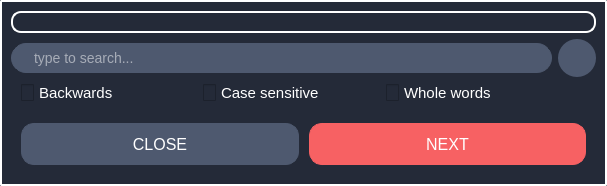
<?xml version="1.0" encoding="UTF-8"?>
<ui version="4.0">
 <class>Find</class>
 <widget class="QWidget" name="Find">
  <property name="geometry">
   <rect>
    <x>0</x>
    <y>0</y>
    <width>607</width>
    <height>184</height>
   </rect>
  </property>
  <property name="windowTitle">
   <string>Find</string>
  </property>
  <property name="windowOpacity">
   <double>1.000000000000000</double>
  </property>
  <property name="styleSheet">
   <string notr="true">QWidget{
	background: #242A38;
	border: 2px solid white;
	border-radius: 2px;
}</string>
  </property>
  <layout class="QGridLayout" name="gridLayout">
   <item row="5" column="0">
    <widget class="QCheckBox" name="cb_backwards">
     <property name="styleSheet">
      <string notr="true">QCheckBox {
    spacing: 5px;
	font-size: 11pt;
	color:white;
	margin-bottom: 0px;
	margin-left: 10px;
	border: none;
}

QCheckBox::indicator {
    width: 13px;
	height: 17px;
}

QCheckBox::indicator:unchecked {
    image: url(:/res/checkbox.png);
}

QCheckBox::indicator:checked {
    image: url(:/res/checkbox_checked.png);
}

QCheckBox:focus {
   border: none;
   outline: none;
}
</string>
     </property>
     <property name="text">
      <string>Backwards</string>
     </property>
    </widget>
   </item>
   <item row="2" column="0" colspan="4">
    <widget class="QLabel" name="label_matches">
     <property name="enabled">
      <bool>true</bool>
     </property>
     <property name="maximumSize">
      <size>
       <width>16777215</width>
       <height>27</height>
      </size>
     </property>
     <property name="styleSheet">
      <string notr="true">color: white;
font-size: 16px;
qproperty-alignment: 'AlignHCenter|AlignVLeft';
qproperty-wordWrap: true;
border-radius: 10px;</string>
     </property>
     <property name="text">
      <string/>
     </property>
     <property name="margin">
      <number>0</number>
     </property>
     <property name="indent">
      <number>10</number>
     </property>
    </widget>
   </item>
   <item row="8" column="0" colspan="4">
    <layout class="QHBoxLayout" name="buttons">
     <property name="spacing">
      <number>10</number>
     </property>
     <property name="leftMargin">
      <number>10</number>
     </property>
     <property name="rightMargin">
      <number>10</number>
     </property>
     <item>
      <widget class="QPushButton" name="btn_close">
       <property name="cursor">
        <cursorShape>PointingHandCursor</cursorShape>
       </property>
       <property name="styleSheet">
        <string notr="true">QPushButton {
    background: #4E596F;
    border-width: 1px;
    border-radius: 13px;
    border-color: #4E596F;
    font: 12pt;
    color: white;
    padding: 10px;
	margin-left: 0px;
	margin-right: 0px;
	margin-top: 15px;
	margin-bottom: 10px;
	min-height: 20px;
}

QPushButton:hover {
background: qradialgradient(cx:0.3, cy:0.5, radius: 5.5,
              fx:0.5, fy:0.5, stop:0 #4E596F, stop:1 white);
}

QPushButton:pressed {
border-style: inset;
background: qradialgradient(cx:0.7, cy:0.5, radius: 5.5,
              fx:0.5, fy:0.5, stop:0 #4E596F, stop:1 black);
}

QPushButton:focus {
   border: none;
   outline: none;
}</string>
       </property>
       <property name="text">
        <string>CLOSE</string>
       </property>
      </widget>
     </item>
     <item>
      <widget class="QPushButton" name="btn_next">
       <property name="cursor">
        <cursorShape>PointingHandCursor</cursorShape>
       </property>
       <property name="styleSheet">
        <string notr="true">QPushButton {
	background: #f76163;
    border-width: 1px;
    border-radius: 13px;
    border-color: #f76163;
    font: 12pt;
    color: white;
    padding: 10px;
	margin-left: 0px;
	margin-right: 0px;
	margin-top: 15px;
	margin-bottom: 10px;
	min-height: 20px;
}

QPushButton:hover {
background: qradialgradient(cx:0.3, cy:0.5, radius: 5.5,
              fx:0.5, fy:0.5, stop:0 #f65964, stop:1 white);
}

QPushButton:pressed {
background: qradialgradient(cx:0.7, cy:0.5, radius: 5.5,
              fx:0.5, fy:0.5, stop:0 #f65964, stop:1 black);
}

QPushButton:focus {
   border: none;
   outline: none;
}</string>
       </property>
       <property name="text">
        <string>NEXT</string>
       </property>
      </widget>
     </item>
    </layout>
   </item>
   <item row="3" column="3">
    <widget class="QPushButton" name="btn_search">
     <property name="minimumSize">
      <size>
       <width>38</width>
       <height>38</height>
      </size>
     </property>
     <property name="maximumSize">
      <size>
       <width>38</width>
       <height>38</height>
      </size>
     </property>
     <property name="toolTip">
      <string>search</string>
     </property>
     <property name="styleSheet">
      <string notr="true">QPushButton {
background: #4e596f;
border: 0px solid #242a38;
border-radius: 19px;
padding-top: 7px;
padding-left: 5px;
}

QPushButton:hover {
/*background: qradialgradient(
cx: 0.3, cy: -0.4, fx: 0.3, fy: -0.4,
radius: 0.7, stop: 0 #000, stop: 1 #f65964
);*/
background: qradialgradient(cx:0.3, cy:0.5, radius: 5.5,
              fx:0.5, fy:0.5, stop:0 #4e596f, stop:1 white);
}

QPushButton:pressed {
/*background: qradialgradient(
cx: 0.4, cy: -0.1, fx: 0.4, fy: -0.1,
radius: 0.7, stop: 0 #f65964, stop: 1 #000
);*/
background: qradialgradient(cx:0.7, cy:0.5, radius: 5.5,
              fx:0.5, fy:0.5, stop:0 #4e596f, stop:1 #242a38);
}

QPushButton:focus {
   outline: none;
}

QToolTip{
	background: none;
	border: none;
	margin-left: 0px;
	margin-right: 0px;
}</string>
     </property>
     <property name="text">
      <string/>
     </property>
     <property name="icon">
      <iconset resource="resources/res.qrc">
       <normaloff>:/res/search.png</normaloff>:/res/search.png</iconset>
     </property>
     <property name="iconSize">
      <size>
       <width>28</width>
       <height>29</height>
      </size>
     </property>
    </widget>
   </item>
   <item row="3" column="0" colspan="3">
    <widget class="QLineEdit" name="ledit_search">
     <property name="minimumSize">
      <size>
       <width>0</width>
       <height>30</height>
      </size>
     </property>
     <property name="styleSheet">
      <string notr="true">QLineEdit{
	background: #4e596f;
	border: 1px solid #4e596f;
	border-radius: 15px;
	padding-left: 20px;
	/*margin: 0 0 20 0px;*/
	color: white;
	font: 14px;
	font: &quot;Segoe UI Emoji&quot;;
	selection-background-color: #f76163;
}

QLineEdit:focus{
	outline: none;
}</string>
     </property>
     <property name="placeholderText">
      <string>type to search...</string>
     </property>
    </widget>
   </item>
   <item row="5" column="1">
    <widget class="QCheckBox" name="cb_caseSensitive">
     <property name="styleSheet">
      <string notr="true">QCheckBox {
    spacing: 5px;
	font-size: 11pt;
	color:white;
	margin-bottom: 0px;
	margin-left: 10px;
	border: none;
}

QCheckBox::indicator {
    width: 13px;
	height: 17px;
}

QCheckBox::indicator:unchecked {
    image: url(:/res/checkbox.png);
}

QCheckBox::indicator:checked {
    image: url(:/res/checkbox_checked.png);
}

QCheckBox:focus {
   border: none;
   outline: none;
}
</string>
     </property>
     <property name="text">
      <string>Case sensitive</string>
     </property>
    </widget>
   </item>
   <item row="5" column="2">
    <widget class="QCheckBox" name="cb_wholeWords">
     <property name="styleSheet">
      <string notr="true">QCheckBox {
    spacing: 5px;
	font-size: 11pt;
	color:white;
	margin-bottom: 0px;
	margin-left: 10px;
	border: none;
}

QCheckBox::indicator {
    width: 13px;
	height: 17px;
}

QCheckBox::indicator:unchecked {
    image: url(:/res/checkbox.png);
}

QCheckBox::indicator:checked {
    image: url(:/res/checkbox_checked.png);
}

QCheckBox:focus {
   border: none;
   outline: none;
}
</string>
     </property>
     <property name="text">
      <string>Whole words</string>
     </property>
    </widget>
   </item>
  </layout>
 </widget>
 <tabstops>
  <tabstop>ledit_search</tabstop>
  <tabstop>btn_search</tabstop>
  <tabstop>cb_backwards</tabstop>
  <tabstop>btn_next</tabstop>
  <tabstop>btn_close</tabstop>
 </tabstops>
 <resources>
  <include location="resources/res.qrc"/>
 </resources>
 <connections/>
</ui>
